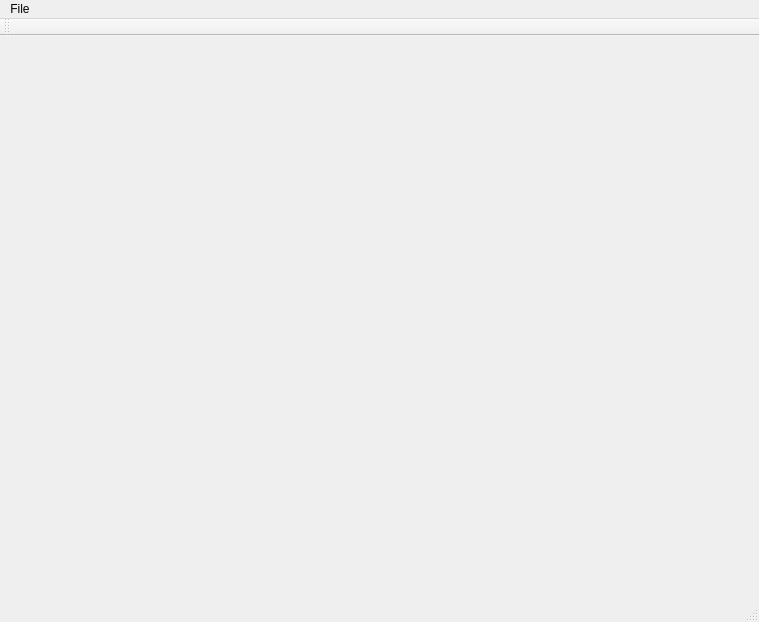
<?xml version="1.0" encoding="UTF-8"?>
<ui version="4.0">
 <class>MainWindow</class>
 <widget class="QMainWindow" name="MainWindow">
  <property name="geometry">
   <rect>
    <x>0</x>
    <y>0</y>
    <width>759</width>
    <height>622</height>
   </rect>
  </property>
  <property name="windowTitle">
   <string>MakeMyPlaylist</string>
  </property>
  <widget class="QWidget" name="centralWidget">
   <widget class="QWidget" name="horizontalLayoutWidget">
    <property name="geometry">
     <rect>
      <x>19</x>
      <y>19</y>
      <width>721</width>
      <height>531</height>
     </rect>
    </property>
    <layout class="QHBoxLayout" name="horizontalLayout"/>
   </widget>
  </widget>
  <widget class="QMenuBar" name="menuBar">
   <property name="geometry">
    <rect>
     <x>0</x>
     <y>0</y>
     <width>759</width>
     <height>21</height>
    </rect>
   </property>
   <widget class="QMenu" name="menuFile">
    <property name="title">
     <string>File</string>
    </property>
    <addaction name="actionOpen"/>
   </widget>
   <addaction name="menuFile"/>
  </widget>
  <widget class="QToolBar" name="mainToolBar">
   <attribute name="toolBarArea">
    <enum>TopToolBarArea</enum>
   </attribute>
   <attribute name="toolBarBreak">
    <bool>false</bool>
   </attribute>
  </widget>
  <widget class="QStatusBar" name="statusBar"/>
  <action name="actionOpen">
   <property name="text">
    <string>Open</string>
   </property>
  </action>
 </widget>
 <layoutdefault spacing="6" margin="11"/>
 <resources/>
 <connections/>
</ui>
